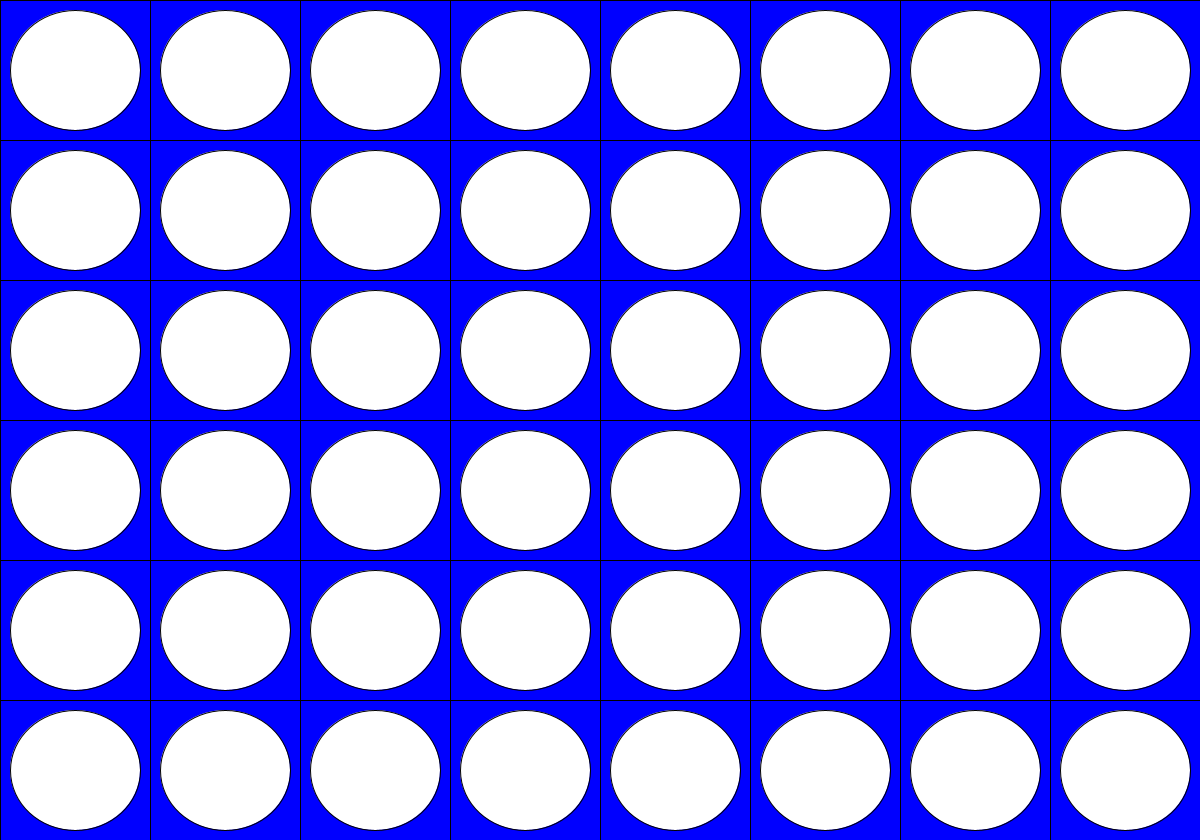
Frame 1 (no input)
Frame 60 (the mouse pressed at the canvas centre just before this capture): identical to frame 1, image omitted
Frame 120 (the mouse held since frame 60 and released just before this capture): identical to frame 1, image omitted

The Processing sketch that drew this single still picture (run headless with seeded random() and noise(); from frame 60 on, the mouse is pressed at the canvas centre):

// Processing sketch: FirePaaStribe_skifterFarve
// ── FirePaaStribe_skifterFarve.pde
int h = 6, w = 8;
int board [][] = new int [h][w]; //array for spillepladen 8x8 = y*x
int cellWidth, cellHeight; //funktioner for spillepladen
int player = 1; //den starter med player 1

color green = color(0,255,0); //farver til spillerne
color yellow = color(255,255,0); // farver til spillerne
color red = color(255,0,0); //farver til spillerne

void setup(){
  size(1200,840); //størelsen på skærmen
  ellipseMode(CORNER);
  cellWidth = width/w; //regner ud hvor mange felter man vil have og hvor stor skal firkanten så være
  cellHeight = height/h; //det samme som ovenover, bare på y-aksen
}
int nextSpace(int x) {
  for(int y=h-1; y >=0; y--) if(board[y] [x] == 0) return y;
  return -1;
  
}
void draw(){
  background(255);
  drawBoard(); 
  
}


void mouseClicked() { //en funktion som bruges at at bestemme om musen er klikket
    playerMove(); //kalder funktionen playerMove
    
}

void drawBoard() {
  for (int row=0;row<6;row++){ // den laver felterne uden at tegne dem på y-aksen
    for (int col=0;col<8;col++){// den laver felterne uden at tegne dem på x-aksen
      fill(0,0,255); //hvis den ikke er der, farver den hele spillepladen
        rect(col * cellWidth, row * cellHeight, cellWidth, cellHeight);
      fill(255);
        ellipse(col * cellWidth + 10, row * cellHeight + 10, cellWidth - 20, cellHeight - 20);
          
for(int y=0; y<height;y+=cellHeight){
  for(int x = 0; x<width; x+=cellWidth){
            if(highlight(x,y,w,h)){
      fill(green);
    }else{
      fill(255,255,255);
    }
    
    
  }
  }
    
      if (board[row][col] == 1) { //hvis det er spiller 1
        fill(green); //den farver grøn
        ellipse(col * cellWidth + 10, row * cellHeight + 10, cellWidth - 20, cellHeight - 20); 
        //den tegner en firkant inde i cellen og maler den grøn
    } else if (board[row][col] == 2){ //hvis det er spiller 2
        fill(yellow); //den farver gul
        ellipse(col * cellWidth + 10, row * cellHeight + 10, cellWidth - 20, cellHeight - 20); 
        //den tegner en firkant inde i cellen og maler den gul
    } else if (board[row][col] == 3){ //hvis det er spiller 2
        fill(red); //den farver rød
        ellipse(col * cellWidth + 10, row * cellHeight + 10, cellWidth - 20, cellHeight - 20); 
        //den tegner en firkant inde i cellen og maler den rød
    }
    }
    
     // rect(col * cellWidth, row * cellHeight, cellWidth, cellHeight);
     // fill(255);
     // ellipse(col * cellWidth, row * cellHeight, cellWidth, cellHeight);
      // den optegner felter på spillepladen, så man kan se hvor de er

    }
  }
  
/*
void paintCell(int row, int col) {
  noFill(); //hvis den ikke er der, farver den hele spillepladen
  rect(col * cellWidth, row * cellHeight, cellWidth, cellHeight); 
  // den optegner felter på spillepladen, så man kan se hvor de er
  
  if (board[row][col] == 1) { //hvis det er spiller 1
    fill(green); //den farver grøn
    rect(col * cellWidth, row * cellHeight, cellWidth, cellHeight); 
    //den tegner en firkant inde i cellen og maler den grøn
  } else if (board[row][col] == 2){ //hvis det er spiller 2
    fill(yellow); //den farver gul
    rect(col * cellWidth, row * cellHeight, cellWidth, cellHeight);
    //den tegner en firkant inde i cellen og maler den gul
  } else if (board[row][col] == 3){ //hvis det er spiller 2
    fill(red); //den farver rød
    rect(col * cellWidth, row * cellHeight, cellWidth, cellHeight);
    //den tegner en firkant inde i cellen og maler den rød
}
}*/
  
//Brug denne til mere end fire spillere

  /*switch (board[row][col]) {// ligesom if else, den kan bare skifte mellem 
    case 1: //hvis det er spiller 1
      fill(green); //den farver grøn
      rect(col * cellWidth, row * cellHeight, cellWidth, cellHeight); 
      //den tegner en firkant inde i cellen og maler den grøn
      break;
      case 2: //hvis der er spiller 2
      fill(yellow); //den farver gul
      rect(col * cellWidth, row * cellHeight, cellWidth, cellHeight);
      //den tegner en firkant inde i cellen og maler den gul
      break;
      case 3:
      fill(red);
      rect(col * cellWidth, row * cellHeight, cellWidth, cellHeight);
      break;
  }
} */

void playerMove() { 
  
  int x = int(mouseX / cellWidth), y = nextSpace(x);
  if(y>=0){
    board[y][x] = player;
    player = player == 1?2:1;
    println(y,x);
   
  }
}
boolean highlight ( int x, int y, int w, int h){
  if(mouseX < x+w && mouseX >x && mouseY< y+h && mouseY >y){
    return(true);
  }else {
    return(false);
  }
  
}
